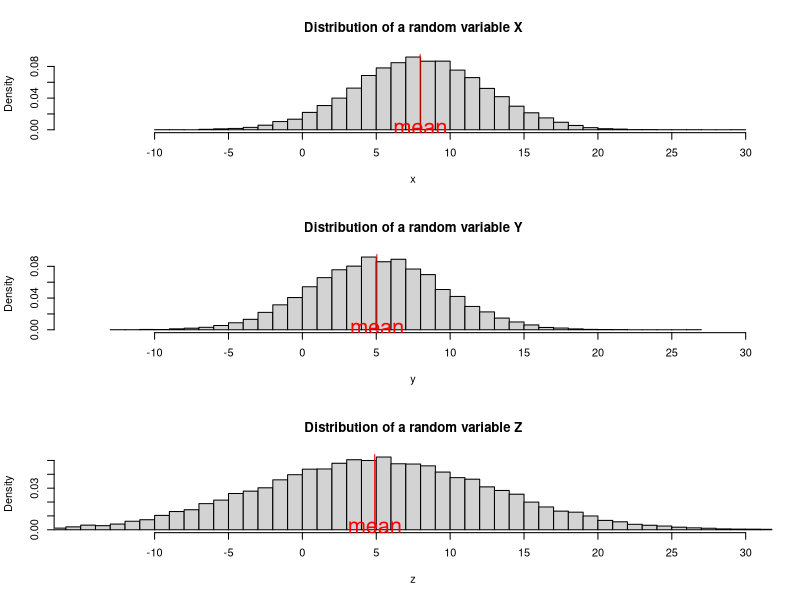
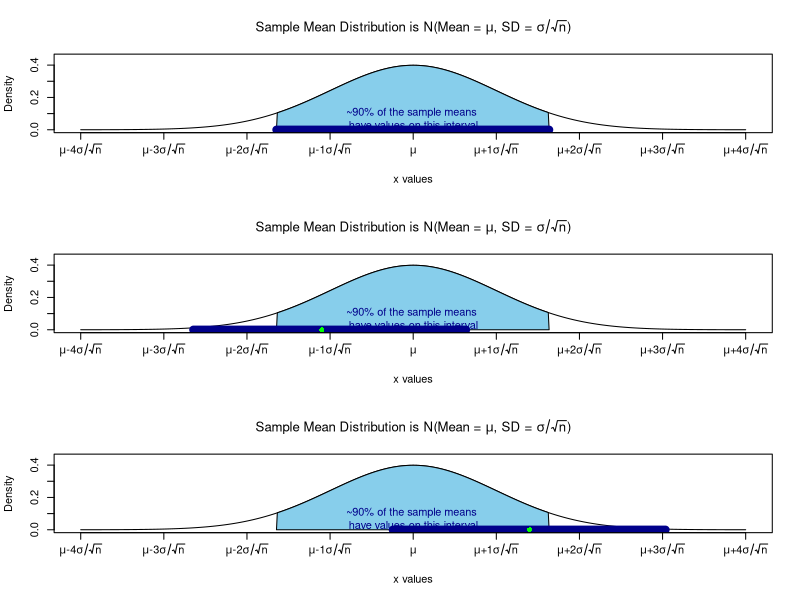
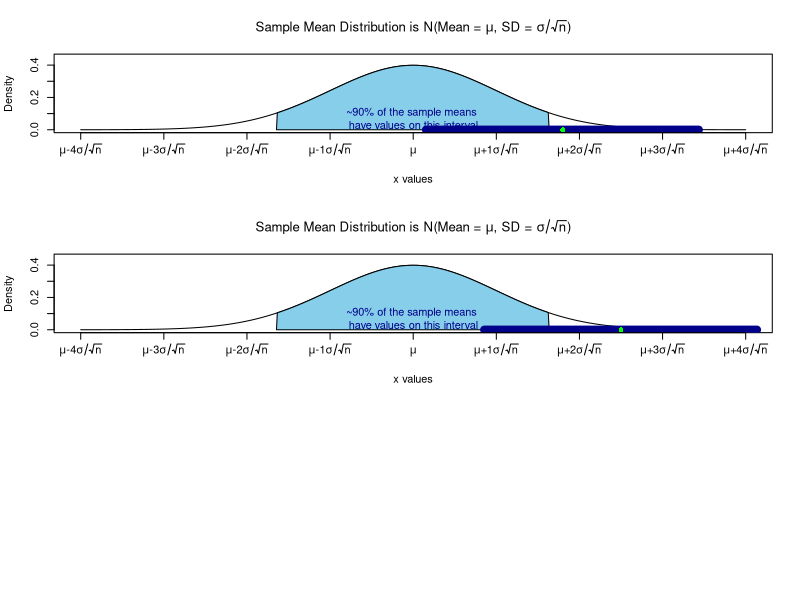
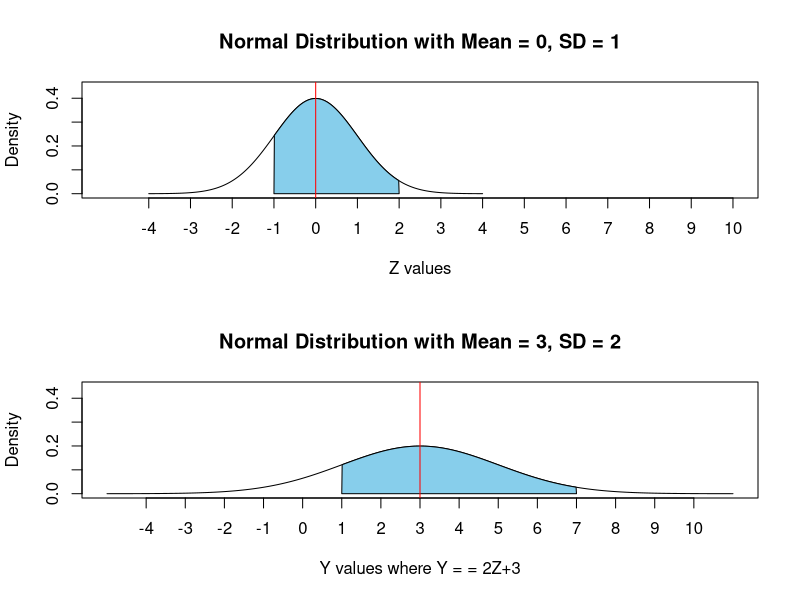
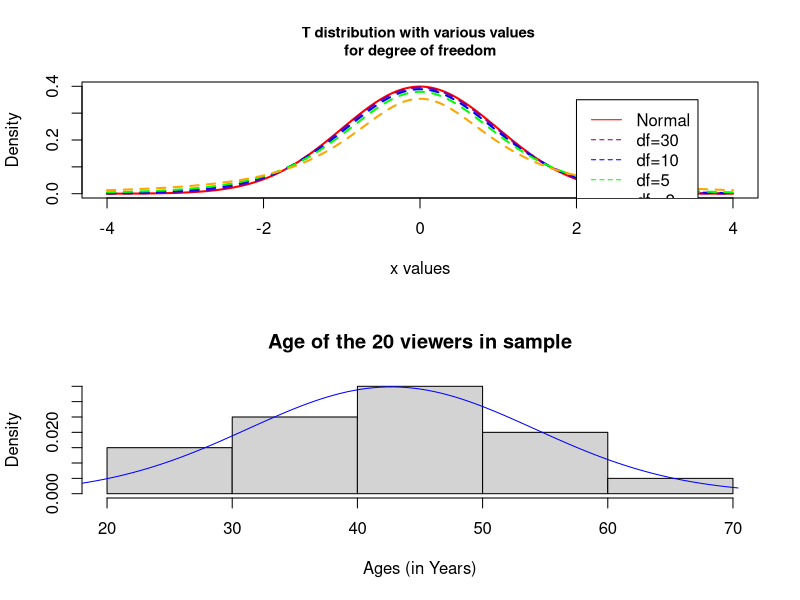
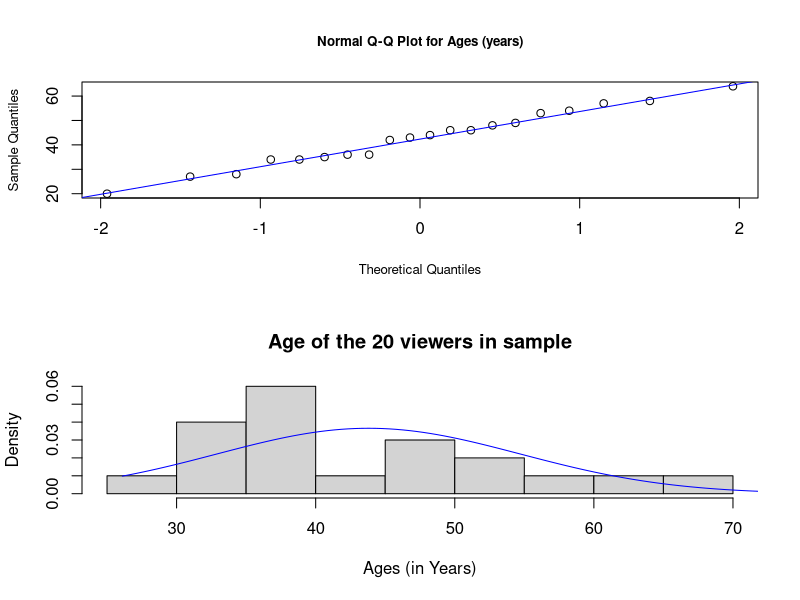
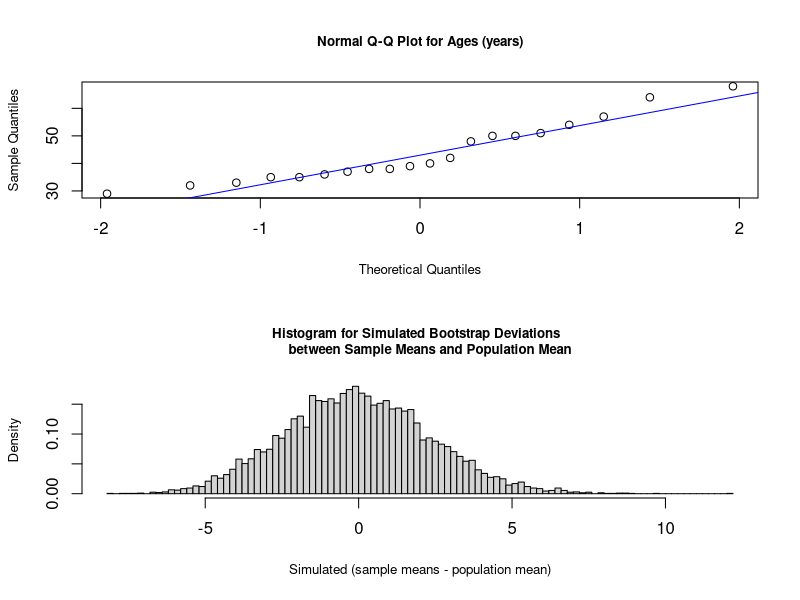
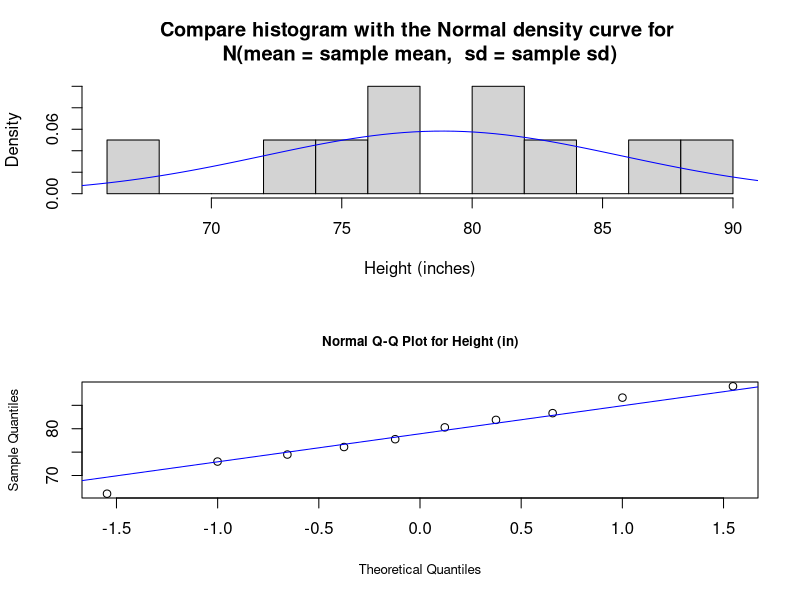

Write R code to recreate these figures, in order.
## ---- chunk 1
knitr::opts_chunk$set(fig.align="center", fig.height=5.5, fig.width=6, collapse=TRUE, comment="", prompt=F, echo = TRUE, cache=TRUE, autodep=TRUE, cache.comments=FALSE,
                      tidy=TRUE, tidy.opts=list(width.cutoff=60))
options(width=63)
## ---- chunk 2
par(mfrow = c(3,1))
set.seed(789)
d = rnorm(20000, mean = 5, sd=sqrt(20))+3
hist(d, freq = F, main = 'Distribution of a random variable X',
     xlab = 'x', breaks = 30, xlim = c(-15, 30), xaxp = c(-10, 30, 8))
abline(v=mean(d), col = 'red')
text(x = mean(d), y = .002, label = 'mean', col = 'red', cex = 2)


d = rnorm(20000, mean = 5, sd=sqrt(20))
hist(d, freq = F, main = 'Distribution of a random variable Y',
     xlab = 'y', breaks = 30, xlim = c(-15, 30), xaxp = c(-10, 30, 8))
abline(v=mean(d), col = 'red')
text(x = mean(d), y = .002, label = 'mean', col = 'red', cex = 2)

d = rnorm(20000, mean = 5, sd=8)
hist(d, freq = F, main = 'Distribution of a random variable Z',
     xlab = 'z', breaks = 60, xlim = c(-15, 30), xaxp = c(-10, 30, 8))
abline(v=mean(d), col = 'red')
text(x = mean(d), y = .002, label = 'mean', col = 'red', cex = 2)
## ---- chunk 3
tania = c(49, 35, 54, 64, 46, 34, 44, 42, 36, 34, 28, 48, 46, 43, 53, 57, 27, 36, 58, 20)
## ---- chunk 4
brandon = c(48, 32, 64, 57, 68, 54, 35, 38, 29, 38, 39, 36, 42, 35, 51, 40, 50, 33, 50, 37)
## ---- chunk 5
# This gives me the .95 quantile of the standard normal distribution
qnorm(p=.95) # 1.64
## ---- chunk 6
den = dnorm(seq(from = -4, to=4, by=.01))
xseq = seq(from = -4, to=4, by=.01)
plot(0, ylim = c(0,.45), xlim = c(-4, 4), type = "n", ylab = 'Density', 
     main = expression(paste("Sample Mean Distribution is N(Mean = ", mu, ", SD = ", sigma/sqrt(n), ")")), 
     xlab = 'x values', xaxt="n")

lines(y=den, x=xseq, lty = 1)
polyx = seq(-qnorm(.95), qnorm(.95), by = .01)
polyy = c(0, dnorm(polyx[-c(1, length(polyx))]), 0)
polygon(polyx, polyy, col='skyblue')
text(x = 0, y = .07, labels = "~90% of the sample means \nhave values on this interval",
     col = 'darkblue')
lines(x = polyx, y = rep(0, length(polyx)), col = 'darkblue', lwd = 8)

axis(side=1, at= c(-4, -3, -2, -1, 0, 1, 2, 3, 4), 
     labels=c(expression(paste(mu, "-4", sigma/sqrt(n))),
              expression(paste(mu, "-3", sigma/sqrt(n))),
              expression(paste(mu, "-2", sigma/sqrt(n))),
              expression(paste(mu, "-1", sigma/sqrt(n))),
              expression(paste(mu)),
              expression(paste(mu, "+1", sigma/sqrt(n))),
              expression(paste(mu, "+2", sigma/sqrt(n))),
              expression(paste(mu, "+3", sigma/sqrt(n))),
              expression(paste(mu, "+4", sigma/sqrt(n))))
              )
## ---- chunk 7
den = dnorm(seq(from = -4, to=4, by=.01))
xseq = seq(from = -4, to=4, by=.01)
plot(0, ylim = c(0,.45), xlim = c(-4, 4), type = "n", ylab = 'Density', 
     main = expression(paste("Sample Mean Distribution is N(Mean = ", mu, ", SD = ", sigma/sqrt(n), ")")), 
     xlab = 'x values', xaxt="n")
lines(y=den, x=xseq, lty = 1)
polyx = seq(-qnorm(.95), qnorm(.95), by = .01)
polyy = c(0, dnorm(polyx[-c(1, length(polyx))]), 0)
polygon(polyx, polyy, col='skyblue')
text(x = 0, y = .07, labels = "~90% of the sample means \nhave values on this interval",
     col = 'darkblue')
lines(x = polyx-1, y = rep(0, length(polyx)), col = 'darkblue', lwd = 8)
points(x = -1.1, y = 0, col = 'green', pch = 16)
#lines(x = polyx+.5, y = rep(0, length(polyx)), col = 'darkblue', lwd = 8)


axis(side=1, at= c(-4, -3, -2, -1, 0, 1, 2, 3, 4), 
     labels=c(expression(paste(mu, "-4", sigma/sqrt(n))),
              expression(paste(mu, "-3", sigma/sqrt(n))),
              expression(paste(mu, "-2", sigma/sqrt(n))),
              expression(paste(mu, "-1", sigma/sqrt(n))),
              expression(paste(mu)),
              expression(paste(mu, "+1", sigma/sqrt(n))),
              expression(paste(mu, "+2", sigma/sqrt(n))),
              expression(paste(mu, "+3", sigma/sqrt(n))),
              expression(paste(mu, "+4", sigma/sqrt(n))))
              )
## ---- chunk 8
den = dnorm(seq(from = -4, to=4, by=.01))
xseq = seq(from = -4, to=4, by=.01)
plot(0, ylim = c(0,.45), xlim = c(-4, 4), type = "n", ylab = 'Density', 
     main = expression(paste("Sample Mean Distribution is N(Mean = ", mu, ", SD = ", sigma/sqrt(n), ")")), 
     xlab = 'x values', xaxt="n")
lines(y=den, x=xseq, lty = 1)
polyx = seq(-qnorm(.95), qnorm(.95), by = .01)
polyy = c(0, dnorm(polyx[-c(1, length(polyx))]), 0)
polygon(polyx, polyy, col='skyblue')
text(x = 0, y = .07, labels = "~90% of the sample means \nhave values on this interval",
     col = 'darkblue')
lines(x = polyx + 1.4, y = rep(0, length(polyx)), col = 'darkblue', lwd = 8)
points(x = 1.4, y = 0, col = 'green', pch = 16)


axis(side=1, at= c(-4, -3, -2, -1, 0, 1, 2, 3, 4), 
     labels=c(expression(paste(mu, "-4", sigma/sqrt(n))),
              expression(paste(mu, "-3", sigma/sqrt(n))),
              expression(paste(mu, "-2", sigma/sqrt(n))),
              expression(paste(mu, "-1", sigma/sqrt(n))),
              expression(paste(mu)),
              expression(paste(mu, "+1", sigma/sqrt(n))),
              expression(paste(mu, "+2", sigma/sqrt(n))),
              expression(paste(mu, "+3", sigma/sqrt(n))),
              expression(paste(mu, "+4", sigma/sqrt(n))))
              )
## ---- chunk 9
den = dnorm(seq(from = -4, to=4, by=.01))
xseq = seq(from = -4, to=4, by=.01)
plot(0, ylim = c(0,.45), xlim = c(-4, 4), type = "n", ylab = 'Density', 
     main = expression(paste("Sample Mean Distribution is N(Mean = ", mu, ", SD = ", sigma/sqrt(n), ")")), 
     xlab = 'x values', xaxt="n")
lines(y=den, x=xseq, lty = 1)
polyx = seq(-qnorm(.95), qnorm(.95), by = .01)
polyy = c(0, dnorm(polyx[-c(1, length(polyx))]), 0)
polygon(polyx, polyy, col='skyblue')
text(x = 0, y = .07, labels = "~90% of the sample means \nhave values on this interval",
     col = 'darkblue')
lines(x = polyx + 1.8, y = rep(0, length(polyx)), col = 'darkblue', lwd = 8)
points(x = 1.8, y = 0, col = 'green', pch = 16)


axis(side=1, at= c(-4, -3, -2, -1, 0, 1, 2, 3, 4), 
     labels=c(expression(paste(mu, "-4", sigma/sqrt(n))),
              expression(paste(mu, "-3", sigma/sqrt(n))),
              expression(paste(mu, "-2", sigma/sqrt(n))),
              expression(paste(mu, "-1", sigma/sqrt(n))),
              expression(paste(mu)),
              expression(paste(mu, "+1", sigma/sqrt(n))),
              expression(paste(mu, "+2", sigma/sqrt(n))),
              expression(paste(mu, "+3", sigma/sqrt(n))),
              expression(paste(mu, "+4", sigma/sqrt(n))))
              )
## ---- chunk 10
den = dnorm(seq(from = -4, to=4, by=.01))
xseq = seq(from = -4, to=4, by=.01)
plot(0, ylim = c(0,.45), xlim = c(-4, 4), type = "n", ylab = 'Density', 
     main = expression(paste("Sample Mean Distribution is N(Mean = ", mu, ", SD = ", sigma/sqrt(n), ")")), 
     xlab = 'x values', xaxt="n")
lines(y=den, x=xseq, lty = 1)
polyx = seq(-qnorm(.95), qnorm(.95), by = .01)
polyy = c(0, dnorm(polyx[-c(1, length(polyx))]), 0)
polygon(polyx, polyy, col='skyblue')
text(x = 0, y = .07, labels = "~90% of the sample means \nhave values on this interval",
     col = 'darkblue')
lines(x = polyx + 2.5, y = rep(0, length(polyx)), col = 'darkblue', lwd = 8)
points(x = 2.5, y = 0, col = 'green', pch = 16)


axis(side=1, at= c(-4, -3, -2, -1, 0, 1, 2, 3, 4), 
     labels=c(expression(paste(mu, "-4", sigma/sqrt(n))),
              expression(paste(mu, "-3", sigma/sqrt(n))),
              expression(paste(mu, "-2", sigma/sqrt(n))),
              expression(paste(mu, "-1", sigma/sqrt(n))),
              expression(paste(mu)),
              expression(paste(mu, "+1", sigma/sqrt(n))),
              expression(paste(mu, "+2", sigma/sqrt(n))),
              expression(paste(mu, "+3", sigma/sqrt(n))),
              expression(paste(mu, "+4", sigma/sqrt(n))))
              )
## ---- chunk 11
par(mfrow = c(2, 1))
set.seed(789)
xseq = seq(from = -4, to=4, by=.01)
den = dnorm(xseq)
plot(0, ylim = c(0,.45), xlim = c(-5, 10), type = "n", ylab = 'Density', main = "Normal Distribution with Mean = 0, SD = 1", xlab = 'Z values', xaxp = c(-4, 10, 14))
lines(y=den, x=xseq, lty = 1)
x = xseq[xseq >= -1 & xseq <= 2]
polygon(x,c(0, dnorm(x[c(-1, -length(x))]), 0), col='skyblue')
abline(v=0, col='red')

xseq = seq(from = -5, to=11, by=.01)
den = dnorm(xseq, mean = 3, sd = 2)
plot(0, ylim = c(0,.45), xlim = c(-5, 11), type = "n", ylab = 'Density', main = "Normal Distribution with Mean = 3, SD = 2", xlab = 'Y values where Y = = 2Z+3', xaxp = c(-4, 10, 14))
lines(y=den, x=xseq, lty = 1)
x = xseq[xseq >= 1 & xseq <= 7]
polygon(x,c(0, dnorm(x[c(-1, -length(x))], mean = 3, sd = 2), 0), col='skyblue')
abline(v=3, col='red')
## ---- chunk 12

# The SE(sample mean) is
5/sqrt(100)


# First find how many SE the arm length needs to be
qnorm(p = .9)


# The arm length is
qnorm(p = .9)*5/sqrt(100)
## ---- chunk 13
c(24.5 - qnorm(p = .9)*5/sqrt(100), 24.5+qnorm(p = .9)*5/sqrt(100))
## ---- chunk 14
qnorm(.95)
## ---- chunk 15
c(41.29 - qnorm(.95)*(10.98/sqrt(10000)), 41.29 + qnorm(.95)*(10.98/sqrt(10000)))
## ---- chunk 16

xseq = seq(from = -4, to=4, by=.01)
den = dnorm(xseq)
plot(0, ylim = c(0,.4), xlim = c(-4, 4), type = "n", 
#     main = expression(paste("T Distribution with Mean = ", mu, ", SD = ", sigma)), 
      main = "T distribution with various values \nfor degree of freedom", cex.main = .9,
     xlab = 'x values', ylab = 'Density')

lines(y=den, x=xseq, lty = 1, col = 'red', lwd = 2)
lines(y=dt(xseq, df = 30), x=xseq, lty = 2, col='darkmagenta', lwd = 2)
lines(y=dt(xseq, df = 10), x=xseq, lty = 2, col='blue', lwd = 2)
lines(y=dt(xseq, df = 5), x=xseq, lty = 2, col='green', lwd = 2)
lines(y=dt(xseq, df = 2), x=xseq, lty = 2, col='orange', lwd = 2)


# axis(side=1, at= 0, 
#      labels=expression(paste(mu))
#               )

legend(x=2, y=.35, legend=c("Normal", "df=30", "df=10", "df=5", "df= 2"), col = c('red', 'darkmagenta', "blue", 'green', 'orange'), lty= c(1, 2,2,2,2))

## ---- chunk 17
# t-dist for the quantile corresponding to 80% central area
qt(p=.9, df = 5)
# compared with the standard Normal distribution
qnorm(p=.9)
## ---- chunk 18
tania = c(49, 35, 54, 64, 46, 34, 44, 42, 36, 34, 28, 48, 46, 43, 53, 57, 27, 36, 58, 20)
## ---- chunk 19
hist(tania, main = 'Age of the 20 viewers in sample',
     xlab = 'Ages (in Years)', freq = F) 
xseq = seq(from = .9*min(tania), to = 1.1*max(tania), length = 100)
lines(y = dnorm(xseq, mean = mean(tania), sd = sd(tania)), x = xseq, col = "blue")
## ---- chunk 20
# quantile-quantile plot 
qqnorm(y = tania, main = "Normal Q-Q Plot for Ages (years)",
xlab = "Theoretical Quantiles", ylab = "Sample Quantiles",
cex.lab = 0.8, cex.main = 0.8) 

qqline(y = tania, col = "blue")
## ---- chunk 21
q.tania = qt(.95, df = length(tania)-1)
## ---- chunk 22
se.tania = sd(tania)/sqrt(length(tania))
c(mean(tania) - q.tania*se.tania, mean(tania) + q.tania*se.tania)
## ---- chunk 23
brandon = c(48, 32, 64, 57, 68, 54, 35, 38, 29, 38, 39, 36, 42, 35, 51, 40, 50, 33, 50, 37)
## ---- chunk 24
hist(brandon, main = 'Age of the 20 viewers in sample',
     xlab = 'Ages (in Years)', freq = F) 
xseq = seq(from = .9*min(brandon), to = 1.1*max(brandon), length = 100)
lines(y = dnorm(xseq, mean = mean(brandon), sd = sd(brandon)), x = xseq, col = "blue")

## ---- chunk 25
# quantile-quantile plot 
qqnorm(y = brandon, main = "Normal Q-Q Plot for Ages (years)",
xlab = "Theoretical Quantiles", ylab = "Sample Quantiles",
cex.lab = 0.8, cex.main = 0.8) 

qqline(y = brandon, col = "blue")
## ---- chunk 26
set.seed(1234)
# Create Bootstrap samples
mat = matrix(sample(brandon, size = 
                         length(brandon)*10000, 
                       replace = T), ncol = 10000)

# Calculate the deviations of Bootstrap samples
mean_pop.deviation = apply(mat, MAR = 2, FUN = mean)-mean(brandon)

## ---- chunk 27

hist(mean_pop.deviation, breaks = 100, 
     main = 'Histogram for Simulated Bootstrap Deviations  
     between Sample Means and Population Mean', 
     xlab= 'Simulated (sample means - population mean)',
     cex.lab = .8, cex.main = .8, freq = F)
## ---- chunk 28

dev = quantile(mean_pop.deviation, 
               prob = c(.90+(1-.90)/2, (1-.90)/2))
## ---- chunk 29
mean(brandon) - dev


## ---- chunk 30
q.brandon = qt(.95, df = length(brandon)-1)
se.brandon = sd(brandon)/sqrt(length(brandon))
c(mean(brandon) - q.brandon*se.brandon, mean(brandon) + q.brandon*se.brandon)
## ---- chunk 31
set.seed(8909)
samp = rnorm(n = 45, mean = 3, sd = 2)
samp
## ---- chunk 32
# find q
qnorm(p = .95 + (1-.95)/2)

# sd of the sample will be a good approximation of the sd of the population
sd(samp)/sqrt(length(samp))
## ---- chunk 33

# a 95% CI for the mean of the population

c(mean(samp) - qnorm(p = .95 + (1-.95)/2)* sd(samp)/sqrt(length(samp)),
  mean(samp) + qnorm(p = .95 + (1-.95)/2)* sd(samp)/sqrt(length(samp))
)


## ---- chunk 34
qt(p = .95 + (1-.95)/2, df= length(samp))

# v.s.

qnorm(p = .95 + (1-.95)/2)

## ---- chunk 35
v = c(86.65, 76.09, 77.76, 66.11, 89.07, 74.48, 72.98, 81.89, 83.33, 80.29)

## ---- chunk 36
hist(v, breaks=9, freq = F, 
     main = 'Compare histogram with the Normal density curve for \nN(mean = sample mean,  sd = sample sd)', 
     xlab = 'Height (inches)') 
# to compare the sample data with 
# the normal distribution with the same mean and sd

xseq = seq(from = .9*min(v), to = 1.1*max(v), length = 100)
lines(y = dnorm(xseq, mean = mean(v), 
                sd = sd(v)), x = xseq, col = "blue")
## ---- chunk 37

# quantile-quantile plot 
qqnorm(y = v, main = "Normal Q-Q Plot for Height (in)",
xlab = "Theoretical Quantiles", ylab = "Sample Quantiles",
cex.lab = 0.8, cex.main = 0.8) 
qqline(y = v, col = "blue")
## ---- chunk 38
mean(v) + c(-1,1)*qt(.95, df = length(v)-1)*sd(v)/sqrt(length(v))

## ---- chunk 39
u = c(68.61, 71.35, 71.01, 62.32, 68.39, 72.97, 71.19, 71.36, 67.46, 71.68, 69.37, 72.33, 68.69, 71.69, 63.23, 52.32, 58.17, 58.32, 61.00, 57.42, 53.20, 55.16)

## ---- chunk 40
hist(u, breaks=9, freq = F) # I'll let you add labels and title etc
# to compare the sample data with 
# the normal distribution with the same mean and sd
xseq = seq(from = .9*min(u), to = 1.1*max(u), length = 100)
lines(y = dnorm(xseq, mean = mean(u), sd = sd(u)), x = xseq, col = "blue")
## ---- chunk 41
# quantile-quantile plot 
qqnorm(y = u, main = "Normal Q-Q Plot for Height (in)",
xlab = "Theoretical Quantiles", ylab = "Sample Quantiles",
cex.lab = 0.8, cex.main = 0.8) 
qqline(y = u, col = "blue")
## ---- chunk 42
# Create Bootstrap samples
mat = matrix(sample(u, size = 
                         length(u)*10000, 
                       replace = T), ncol = 10000)

# Calculate the deviations of Bootstrap samples
mean_pop.deviation = apply(mat, MAR = 2, FUN = mean)-mean(u)

## ---- chunk 43

hist(mean_pop.deviation, breaks = 100, 
     main = 'Histogram for Simulated Bootstrap Deviations  
     between Sample Means and Population Mean', 
     xlab= 'Simulated (sample means - population mean)',
     cex.lab = .8, cex.main = .8, freq = F)
## ---- chunk 44

dev = quantile(mean_pop.deviation, 
               prob = c(.90+(1-.90)/2, (1-.90)/2))
## ---- chunk 45
mean(u) - dev


## ---- chunk 46
119*.7 
# about 83 out of 119 people from the survey said that 
# they would vote for Prop 19

n.success = round(119*.7, digit=0)
n.success

# recreate the sample
samp = rep(c(0,1), times = c(119-n.success, n.success))

length(samp) # check that the sample size is correct
samp.p = mean(samp)
samp.p
## ---- chunk 47
# A 90% confidence interval for the proportion people 
# with ages between 18 and 34 who would vote for Porp 19 in 2010 is

CI.9 = samp.p + 
  c(-1, 1)*qt(.95, df=119-1)*sd(samp)/sqrt(length(samp))

CI.9
## ---- chunk 48

# check this with the t.test()

t.test(x = samp, conf.level = .9)

# Please do not use t.test() for problem set 3.

## ---- chunk 49
# Number of people approving the law
num.appr1 = round(771*.47, 0) 
num.appr2 = round(732*.34, 0) 

# Construct sample data that is suitable 
# for making the requested CI
samp1 = rep(c(0,1), times=c(771-num.appr1, num.appr1))
samp2 = rep(c(0,1), times=c(732-num.appr2, num.appr2))

# size of each sample
length(samp1) 
length(samp2)
## ---- chunk 50
# Check the data
table(samp1) 
table(samp2)

# Sample means
samp1prop = mean(samp1) 
samp1prop
samp2prop = mean(samp2)
samp2prop
## ---- chunk 51
t.test(x=samp1, y=samp2, conf.level=.9)

## ---- chunk 52
t.test(x=samp1, y=samp2, conf.level=.9)$conf
## ---- chunk 53
t.test(y=samp1, x=samp2, conf.level=.9)$conf

## ---- chunk 54
seniors =c(2.56, 2.69, 2.56, 3.11, 2.70, 3.18, 3.25, 2.09,
           3.50, 2.25, 2.32, 2.79, 2.34, 2.78, 2.56, 3.45, 
           2.56, 2.19)
juniors = c(2.66, 2.75, 2.99, 3.04, 2.73, 3.37, 2.99, 3.43, 
            3.01, 2.85, 2.71, 3.16, 3.35, 2.47, 3.31)
## ---- chunk 55
v = c(86.65, 76.09, 77.76, 66.11, 89.07, 74.48, 72.98, 81.89, 83.33, 80.29)

hist(v, breaks=9, freq = F, main = 'Compare histogram with the Normal density curve for \nN(mean = sample mean,  sd = sample sd)')
# to compare the sample data with 
# the normal distribution with the same mean and sd
xseq = seq(from = .9*min(v), to = 1.1*max(v), length = 100)
lines(y = dnorm(xseq, mean = mean(v), sd = sd(v)), x = xseq, col = "blue")
## ---- chunk 56

# quantile-quantile plot 
qqnorm(y = v, main = "Normal Q-Q Plot for data points in a sample",
xlab = "Theoretical Quantiles", ylab = "Sample Quantiles",
cex.lab = 0.8, cex.main = 0.8) 
qqline(y = v, col = "blue")
